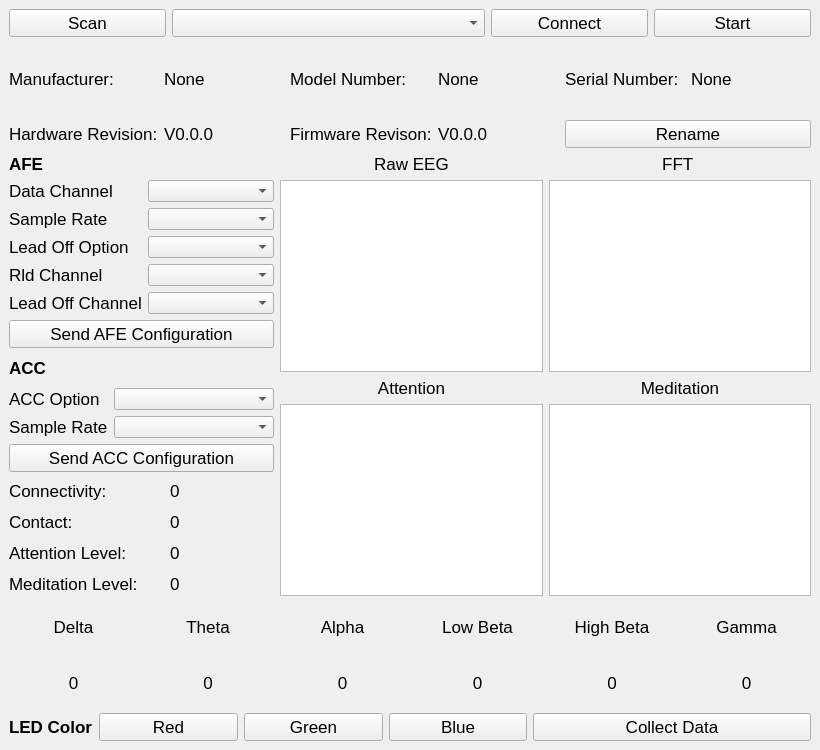
<?xml version="1.0" encoding="UTF-8"?>
<ui version="4.0">
 <class>MainWindow</class>
 <widget class="QMainWindow" name="MainWindow">
  <property name="geometry">
   <rect>
    <x>0</x>
    <y>0</y>
    <width>820</width>
    <height>750</height>
   </rect>
  </property>
  <property name="font">
   <font>
    <family>Arial</family>
   </font>
  </property>
  <property name="windowTitle">
   <string>MainWindow</string>
  </property>
  <widget class="QWidget" name="centralwidget">
   <layout class="QGridLayout" name="gridLayout_7">
    <item row="2" column="0">
     <layout class="QGridLayout" name="gridLayout_2">
      <item row="1" column="0" colspan="2">
       <widget class="QLabel" name="label_afe_data_channel">
        <property name="font">
         <font>
          <family>Arial</family>
          <pointsize>13</pointsize>
          <weight>50</weight>
          <italic>false</italic>
          <bold>false</bold>
          <strikeout>false</strikeout>
         </font>
        </property>
        <property name="text">
         <string>Data Channel</string>
        </property>
       </widget>
      </item>
      <item row="1" column="2" colspan="3">
       <widget class="QComboBox" name="combo_box_afe_data_channel">
        <property name="font">
         <font>
          <family>Arial</family>
         </font>
        </property>
       </widget>
      </item>
      <item row="2" column="2" colspan="3">
       <widget class="QComboBox" name="combo_box_afe_sample_rate">
        <property name="font">
         <font>
          <family>Arial</family>
         </font>
        </property>
       </widget>
      </item>
      <item row="2" column="0" colspan="2">
       <widget class="QLabel" name="label_afe_sample_rate">
        <property name="font">
         <font>
          <family>Arial</family>
          <pointsize>13</pointsize>
          <weight>50</weight>
          <italic>false</italic>
          <bold>false</bold>
          <strikeout>false</strikeout>
         </font>
        </property>
        <property name="text">
         <string>Sample Rate</string>
        </property>
       </widget>
      </item>
      <item row="4" column="2" colspan="3">
       <widget class="QComboBox" name="combo_box_afe_rld_channel">
        <property name="font">
         <font>
          <family>Arial</family>
         </font>
        </property>
       </widget>
      </item>
      <item row="3" column="0" colspan="2">
       <widget class="QLabel" name="label_afe_lead_off_option">
        <property name="font">
         <font>
          <family>Arial</family>
          <pointsize>13</pointsize>
          <weight>50</weight>
          <italic>false</italic>
          <bold>false</bold>
          <strikeout>false</strikeout>
         </font>
        </property>
        <property name="text">
         <string>Lead Off Option</string>
        </property>
       </widget>
      </item>
      <item row="3" column="2" colspan="3">
       <widget class="QComboBox" name="combo_box_afe_lead_off_option">
        <property name="font">
         <font>
          <family>Arial</family>
         </font>
        </property>
       </widget>
      </item>
      <item row="4" column="0" colspan="2">
       <widget class="QLabel" name="label_afe_rld_channel">
        <property name="font">
         <font>
          <family>Arial</family>
          <pointsize>13</pointsize>
          <weight>50</weight>
          <italic>false</italic>
          <bold>false</bold>
          <strikeout>false</strikeout>
         </font>
        </property>
        <property name="text">
         <string>Rld Channel</string>
        </property>
       </widget>
      </item>
      <item row="5" column="0" colspan="2">
       <widget class="QLabel" name="label_afe_lead_off_channel">
        <property name="font">
         <font>
          <family>Arial</family>
          <pointsize>13</pointsize>
          <weight>50</weight>
          <italic>false</italic>
          <bold>false</bold>
          <strikeout>false</strikeout>
         </font>
        </property>
        <property name="text">
         <string>Lead Off Channel</string>
        </property>
       </widget>
      </item>
      <item row="5" column="2" colspan="3">
       <widget class="QComboBox" name="combo_box_afe_lead_off_channel">
        <property name="font">
         <font>
          <family>Arial</family>
         </font>
        </property>
       </widget>
      </item>
      <item row="6" column="0" colspan="5">
       <widget class="QPushButton" name="button_send_afe">
        <property name="font">
         <font>
          <family>Arial</family>
          <pointsize>13</pointsize>
          <italic>false</italic>
         </font>
        </property>
        <property name="text">
         <string>Send AFE Configuration</string>
        </property>
       </widget>
      </item>
      <item row="0" column="0" colspan="5">
       <widget class="QLabel" name="label_afe">
        <property name="font">
         <font>
          <family>Arial</family>
          <pointsize>13</pointsize>
          <weight>75</weight>
          <italic>false</italic>
          <bold>true</bold>
         </font>
        </property>
        <property name="text">
         <string>AFE</string>
        </property>
       </widget>
      </item>
     </layout>
    </item>
    <item row="3" column="0">
     <layout class="QGridLayout" name="gridLayout_3">
      <item row="1" column="0">
       <widget class="QLabel" name="label_acc_option">
        <property name="font">
         <font>
          <family>Arial</family>
          <pointsize>13</pointsize>
          <weight>50</weight>
          <italic>false</italic>
          <bold>false</bold>
          <strikeout>false</strikeout>
         </font>
        </property>
        <property name="text">
         <string>ACC Option</string>
        </property>
       </widget>
      </item>
      <item row="1" column="1" colspan="2">
       <widget class="QComboBox" name="combo_box_acc_option">
        <property name="font">
         <font>
          <family>Arial</family>
         </font>
        </property>
       </widget>
      </item>
      <item row="2" column="0">
       <widget class="QLabel" name="label_acc_sample_rate">
        <property name="font">
         <font>
          <family>Arial</family>
          <pointsize>13</pointsize>
          <weight>50</weight>
          <italic>false</italic>
          <bold>false</bold>
          <strikeout>false</strikeout>
         </font>
        </property>
        <property name="text">
         <string>Sample Rate</string>
        </property>
       </widget>
      </item>
      <item row="2" column="1" colspan="2">
       <widget class="QComboBox" name="combo_box_acc_sample_rate">
        <property name="font">
         <font>
          <family>Arial</family>
         </font>
        </property>
       </widget>
      </item>
      <item row="3" column="0" colspan="3">
       <widget class="QPushButton" name="button_send_acc">
        <property name="font">
         <font>
          <family>Arial</family>
          <pointsize>13</pointsize>
          <italic>false</italic>
         </font>
        </property>
        <property name="text">
         <string>Send ACC Configuration</string>
        </property>
       </widget>
      </item>
      <item row="0" column="0" colspan="3">
       <widget class="QLabel" name="label_acc">
        <property name="font">
         <font>
          <family>Arial</family>
          <pointsize>13</pointsize>
          <weight>75</weight>
          <italic>false</italic>
          <bold>true</bold>
         </font>
        </property>
        <property name="text">
         <string>ACC</string>
        </property>
       </widget>
      </item>
     </layout>
    </item>
    <item row="1" column="0" colspan="3">
     <layout class="QGridLayout" name="gridLayout">
      <property name="sizeConstraint">
       <enum>QLayout::SetDefaultConstraint</enum>
      </property>
      <item row="1" column="0">
       <widget class="QLabel" name="label_hardware_revision">
        <property name="font">
         <font>
          <family>Arial</family>
          <pointsize>13</pointsize>
          <italic>false</italic>
         </font>
        </property>
        <property name="text">
         <string>Hardware Revision:</string>
        </property>
       </widget>
      </item>
      <item row="1" column="3">
       <widget class="QLabel" name="label_firmware_revision_value">
        <property name="font">
         <font>
          <family>Arial</family>
          <pointsize>13</pointsize>
          <italic>false</italic>
         </font>
        </property>
        <property name="text">
         <string>V0.0.0</string>
        </property>
       </widget>
      </item>
      <item row="0" column="1">
       <widget class="QLabel" name="label_manufacturer_value">
        <property name="font">
         <font>
          <family>Arial</family>
          <pointsize>13</pointsize>
          <italic>false</italic>
         </font>
        </property>
        <property name="text">
         <string>None</string>
        </property>
       </widget>
      </item>
      <item row="0" column="5">
       <widget class="QLabel" name="label_serial_number_value">
        <property name="font">
         <font>
          <family>Arial</family>
          <pointsize>13</pointsize>
          <italic>false</italic>
         </font>
        </property>
        <property name="text">
         <string>None</string>
        </property>
       </widget>
      </item>
      <item row="0" column="4">
       <widget class="QLabel" name="label_serial_number">
        <property name="font">
         <font>
          <family>Arial</family>
          <pointsize>13</pointsize>
          <italic>false</italic>
         </font>
        </property>
        <property name="text">
         <string>Serial Number:</string>
        </property>
       </widget>
      </item>
      <item row="0" column="2">
       <widget class="QLabel" name="label_model_number">
        <property name="font">
         <font>
          <family>Arial</family>
          <pointsize>13</pointsize>
          <italic>false</italic>
         </font>
        </property>
        <property name="text">
         <string>Model Number:</string>
        </property>
       </widget>
      </item>
      <item row="1" column="2">
       <widget class="QLabel" name="label_firmware_revision">
        <property name="font">
         <font>
          <family>Arial</family>
          <pointsize>13</pointsize>
          <italic>false</italic>
         </font>
        </property>
        <property name="text">
         <string>Firmware Revison:</string>
        </property>
       </widget>
      </item>
      <item row="0" column="0">
       <widget class="QLabel" name="label_manufacturer">
        <property name="font">
         <font>
          <family>Arial</family>
          <pointsize>13</pointsize>
          <italic>false</italic>
         </font>
        </property>
        <property name="text">
         <string>Manufacturer:</string>
        </property>
       </widget>
      </item>
      <item row="0" column="3">
       <widget class="QLabel" name="label_model_number_value">
        <property name="font">
         <font>
          <family>Arial</family>
          <pointsize>13</pointsize>
          <italic>false</italic>
         </font>
        </property>
        <property name="text">
         <string>None</string>
        </property>
       </widget>
      </item>
      <item row="1" column="1">
       <widget class="QLabel" name="label_hardware_revision_value">
        <property name="font">
         <font>
          <family>Arial</family>
          <pointsize>13</pointsize>
          <italic>false</italic>
         </font>
        </property>
        <property name="text">
         <string>V0.0.0</string>
        </property>
       </widget>
      </item>
      <item row="1" column="4" colspan="2">
       <widget class="QPushButton" name="button_rename">
        <property name="font">
         <font>
          <family>Arial</family>
          <pointsize>13</pointsize>
          <italic>false</italic>
         </font>
        </property>
        <property name="text">
         <string>Rename</string>
        </property>
       </widget>
      </item>
     </layout>
    </item>
    <item row="4" column="0">
     <layout class="QGridLayout" name="gridLayout_5">
      <item row="3" column="0" colspan="3">
       <widget class="QLabel" name="label_meditation_level">
        <property name="font">
         <font>
          <family>Arial</family>
          <pointsize>13</pointsize>
          <weight>50</weight>
          <italic>false</italic>
          <bold>false</bold>
          <strikeout>false</strikeout>
         </font>
        </property>
        <property name="text">
         <string>Meditation Level:</string>
        </property>
       </widget>
      </item>
      <item row="3" column="3" colspan="2">
       <widget class="QLabel" name="label_meditation_level_value">
        <property name="font">
         <font>
          <family>Arial</family>
          <pointsize>13</pointsize>
          <weight>50</weight>
          <italic>false</italic>
          <bold>false</bold>
          <strikeout>false</strikeout>
         </font>
        </property>
        <property name="text">
         <string>0</string>
        </property>
       </widget>
      </item>
      <item row="2" column="3" colspan="2">
       <widget class="QLabel" name="label_attention_level_value">
        <property name="font">
         <font>
          <family>Arial</family>
          <pointsize>13</pointsize>
          <weight>50</weight>
          <italic>false</italic>
          <bold>false</bold>
          <strikeout>false</strikeout>
         </font>
        </property>
        <property name="text">
         <string>0</string>
        </property>
       </widget>
      </item>
      <item row="1" column="3" colspan="2">
       <widget class="QLabel" name="label_contact_value">
        <property name="font">
         <font>
          <family>Arial</family>
          <pointsize>13</pointsize>
          <weight>50</weight>
          <italic>false</italic>
          <bold>false</bold>
          <strikeout>false</strikeout>
         </font>
        </property>
        <property name="text">
         <string>0</string>
        </property>
       </widget>
      </item>
      <item row="0" column="3" colspan="2">
       <widget class="QLabel" name="label_connectivity_value">
        <property name="font">
         <font>
          <family>Arial</family>
          <pointsize>13</pointsize>
          <weight>50</weight>
          <italic>false</italic>
          <bold>false</bold>
          <strikeout>false</strikeout>
         </font>
        </property>
        <property name="text">
         <string>0</string>
        </property>
       </widget>
      </item>
      <item row="0" column="0" colspan="3">
       <widget class="QLabel" name="label_connectivity">
        <property name="font">
         <font>
          <family>Arial</family>
          <pointsize>13</pointsize>
          <weight>50</weight>
          <italic>false</italic>
          <bold>false</bold>
          <strikeout>false</strikeout>
         </font>
        </property>
        <property name="text">
         <string>Connectivity:</string>
        </property>
       </widget>
      </item>
      <item row="1" column="0" colspan="3">
       <widget class="QLabel" name="label_contact">
        <property name="font">
         <font>
          <family>Arial</family>
          <pointsize>13</pointsize>
          <weight>50</weight>
          <italic>false</italic>
          <bold>false</bold>
          <strikeout>false</strikeout>
         </font>
        </property>
        <property name="text">
         <string>Contact:</string>
        </property>
       </widget>
      </item>
      <item row="2" column="0" colspan="3">
       <widget class="QLabel" name="label_attention_level">
        <property name="font">
         <font>
          <family>Arial</family>
          <pointsize>13</pointsize>
          <weight>50</weight>
          <italic>false</italic>
          <bold>false</bold>
          <strikeout>false</strikeout>
         </font>
        </property>
        <property name="text">
         <string>Attention Level:</string>
        </property>
       </widget>
      </item>
     </layout>
    </item>
    <item row="6" column="0" colspan="3">
     <layout class="QHBoxLayout" name="horizontalLayout_3">
      <item>
       <widget class="QLabel" name="label_led_color">
        <property name="font">
         <font>
          <family>Arial</family>
          <pointsize>13</pointsize>
          <weight>75</weight>
          <italic>false</italic>
          <bold>true</bold>
         </font>
        </property>
        <property name="text">
         <string>LED Color</string>
        </property>
       </widget>
      </item>
      <item>
       <widget class="QPushButton" name="button_red">
        <property name="sizePolicy">
         <sizepolicy hsizetype="Minimum" vsizetype="Fixed">
          <horstretch>1</horstretch>
          <verstretch>0</verstretch>
         </sizepolicy>
        </property>
        <property name="font">
         <font>
          <family>Arial</family>
          <pointsize>13</pointsize>
          <italic>false</italic>
         </font>
        </property>
        <property name="text">
         <string>Red</string>
        </property>
       </widget>
      </item>
      <item>
       <widget class="QPushButton" name="button_green">
        <property name="sizePolicy">
         <sizepolicy hsizetype="Minimum" vsizetype="Fixed">
          <horstretch>1</horstretch>
          <verstretch>0</verstretch>
         </sizepolicy>
        </property>
        <property name="font">
         <font>
          <family>Arial</family>
          <pointsize>13</pointsize>
          <italic>false</italic>
         </font>
        </property>
        <property name="text">
         <string>Green</string>
        </property>
       </widget>
      </item>
      <item>
       <widget class="QPushButton" name="button_blue">
        <property name="sizePolicy">
         <sizepolicy hsizetype="Minimum" vsizetype="Fixed">
          <horstretch>1</horstretch>
          <verstretch>0</verstretch>
         </sizepolicy>
        </property>
        <property name="font">
         <font>
          <family>Arial</family>
          <pointsize>13</pointsize>
          <italic>false</italic>
         </font>
        </property>
        <property name="text">
         <string>Blue</string>
        </property>
       </widget>
      </item>
      <item>
       <widget class="QPushButton" name="button_collect_data">
        <property name="sizePolicy">
         <sizepolicy hsizetype="Minimum" vsizetype="Fixed">
          <horstretch>2</horstretch>
          <verstretch>0</verstretch>
         </sizepolicy>
        </property>
        <property name="font">
         <font>
          <family>Arial</family>
          <pointsize>13</pointsize>
          <italic>false</italic>
         </font>
        </property>
        <property name="text">
         <string>Collect Data</string>
        </property>
       </widget>
      </item>
     </layout>
    </item>
    <item row="5" column="0" colspan="3">
     <layout class="QGridLayout" name="gridLayout_4">
      <item row="0" column="0">
       <widget class="QLabel" name="label_beta">
        <property name="font">
         <font>
          <family>Arial</family>
          <pointsize>13</pointsize>
          <italic>false</italic>
         </font>
        </property>
        <property name="text">
         <string>Delta</string>
        </property>
        <property name="alignment">
         <set>Qt::AlignCenter</set>
        </property>
       </widget>
      </item>
      <item row="0" column="1">
       <widget class="QLabel" name="label_theta">
        <property name="font">
         <font>
          <family>Arial</family>
          <pointsize>13</pointsize>
          <italic>false</italic>
         </font>
        </property>
        <property name="text">
         <string>Theta</string>
        </property>
        <property name="alignment">
         <set>Qt::AlignCenter</set>
        </property>
       </widget>
      </item>
      <item row="0" column="2">
       <widget class="QLabel" name="label_alpha">
        <property name="font">
         <font>
          <family>Arial</family>
          <pointsize>13</pointsize>
          <italic>false</italic>
         </font>
        </property>
        <property name="text">
         <string>Alpha</string>
        </property>
        <property name="alignment">
         <set>Qt::AlignCenter</set>
        </property>
       </widget>
      </item>
      <item row="0" column="3">
       <widget class="QLabel" name="label_low_beta">
        <property name="font">
         <font>
          <family>Arial</family>
          <pointsize>13</pointsize>
          <italic>false</italic>
         </font>
        </property>
        <property name="text">
         <string>Low Beta</string>
        </property>
        <property name="alignment">
         <set>Qt::AlignCenter</set>
        </property>
       </widget>
      </item>
      <item row="0" column="4">
       <widget class="QLabel" name="label_high_beta">
        <property name="font">
         <font>
          <family>Arial</family>
          <pointsize>13</pointsize>
          <italic>false</italic>
         </font>
        </property>
        <property name="text">
         <string>High Beta</string>
        </property>
        <property name="alignment">
         <set>Qt::AlignCenter</set>
        </property>
       </widget>
      </item>
      <item row="0" column="5">
       <widget class="QLabel" name="label_gamma">
        <property name="font">
         <font>
          <family>Arial</family>
          <pointsize>13</pointsize>
          <italic>false</italic>
         </font>
        </property>
        <property name="text">
         <string>Gamma</string>
        </property>
        <property name="alignment">
         <set>Qt::AlignCenter</set>
        </property>
       </widget>
      </item>
      <item row="1" column="0">
       <widget class="QLabel" name="label_delta_value">
        <property name="font">
         <font>
          <family>Arial</family>
          <pointsize>13</pointsize>
          <italic>false</italic>
         </font>
        </property>
        <property name="text">
         <string>0</string>
        </property>
        <property name="alignment">
         <set>Qt::AlignCenter</set>
        </property>
       </widget>
      </item>
      <item row="1" column="1">
       <widget class="QLabel" name="label_theta_value">
        <property name="font">
         <font>
          <family>Arial</family>
          <pointsize>13</pointsize>
          <italic>false</italic>
         </font>
        </property>
        <property name="text">
         <string>0</string>
        </property>
        <property name="alignment">
         <set>Qt::AlignCenter</set>
        </property>
       </widget>
      </item>
      <item row="1" column="2">
       <widget class="QLabel" name="label_alpha_value">
        <property name="font">
         <font>
          <family>Arial</family>
          <pointsize>13</pointsize>
          <italic>false</italic>
         </font>
        </property>
        <property name="text">
         <string>0</string>
        </property>
        <property name="alignment">
         <set>Qt::AlignCenter</set>
        </property>
       </widget>
      </item>
      <item row="1" column="3">
       <widget class="QLabel" name="label_low_beta_value">
        <property name="font">
         <font>
          <family>Arial</family>
          <pointsize>13</pointsize>
          <italic>false</italic>
         </font>
        </property>
        <property name="text">
         <string>0</string>
        </property>
        <property name="alignment">
         <set>Qt::AlignCenter</set>
        </property>
       </widget>
      </item>
      <item row="1" column="4">
       <widget class="QLabel" name="label_high_beta_value">
        <property name="font">
         <font>
          <family>Arial</family>
          <pointsize>13</pointsize>
          <italic>false</italic>
         </font>
        </property>
        <property name="text">
         <string>0</string>
        </property>
        <property name="alignment">
         <set>Qt::AlignCenter</set>
        </property>
       </widget>
      </item>
      <item row="1" column="5">
       <widget class="QLabel" name="label_gamma_value">
        <property name="font">
         <font>
          <family>Arial</family>
          <pointsize>13</pointsize>
          <italic>false</italic>
         </font>
        </property>
        <property name="text">
         <string>0</string>
        </property>
        <property name="alignment">
         <set>Qt::AlignCenter</set>
        </property>
       </widget>
      </item>
     </layout>
    </item>
    <item row="2" column="1" rowspan="3" colspan="2">
     <layout class="QGridLayout" name="gridLayout_6">
      <item row="0" column="1">
       <widget class="QLabel" name="label_fft">
        <property name="font">
         <font>
          <family>Arial</family>
          <pointsize>13</pointsize>
          <weight>50</weight>
          <italic>false</italic>
          <bold>false</bold>
          <strikeout>false</strikeout>
         </font>
        </property>
        <property name="text">
         <string>FFT </string>
        </property>
        <property name="alignment">
         <set>Qt::AlignCenter</set>
        </property>
       </widget>
      </item>
      <item row="0" column="0">
       <widget class="QLabel" name="label_raw_eeg">
        <property name="font">
         <font>
          <family>Arial</family>
          <pointsize>13</pointsize>
          <italic>false</italic>
         </font>
        </property>
        <property name="text">
         <string>Raw EEG</string>
        </property>
        <property name="alignment">
         <set>Qt::AlignCenter</set>
        </property>
       </widget>
      </item>
      <item row="1" column="0">
       <widget class="PlotWidget" name="plot_raw_data">
        <property name="font">
         <font>
          <family>Arial</family>
         </font>
        </property>
       </widget>
      </item>
      <item row="1" column="1">
       <widget class="PlotWidget" name="plot_fft">
        <property name="font">
         <font>
          <family>Arial</family>
         </font>
        </property>
       </widget>
      </item>
      <item row="3" column="0">
       <widget class="PlotWidget" name="plot_attention">
        <property name="font">
         <font>
          <family>Arial</family>
         </font>
        </property>
       </widget>
      </item>
      <item row="2" column="1">
       <widget class="QLabel" name="label_meditation_curve">
        <property name="font">
         <font>
          <family>Arial</family>
          <pointsize>13</pointsize>
          <weight>50</weight>
          <italic>false</italic>
          <bold>false</bold>
          <strikeout>false</strikeout>
         </font>
        </property>
        <property name="text">
         <string>Meditation</string>
        </property>
        <property name="alignment">
         <set>Qt::AlignCenter</set>
        </property>
       </widget>
      </item>
      <item row="2" column="0">
       <widget class="QLabel" name="label_attention_curve">
        <property name="font">
         <font>
          <family>Arial</family>
          <pointsize>13</pointsize>
          <weight>50</weight>
          <italic>false</italic>
          <bold>false</bold>
          <strikeout>false</strikeout>
         </font>
        </property>
        <property name="text">
         <string>Attention</string>
        </property>
        <property name="alignment">
         <set>Qt::AlignCenter</set>
        </property>
       </widget>
      </item>
      <item row="3" column="1">
       <widget class="PlotWidget" name="plot_meditation">
        <property name="font">
         <font>
          <family>Arial</family>
         </font>
        </property>
       </widget>
      </item>
     </layout>
    </item>
    <item row="0" column="0" colspan="3">
     <layout class="QHBoxLayout" name="horizontalLayout">
      <item>
       <widget class="QPushButton" name="button_scan">
        <property name="sizePolicy">
         <sizepolicy hsizetype="Minimum" vsizetype="Fixed">
          <horstretch>1</horstretch>
          <verstretch>0</verstretch>
         </sizepolicy>
        </property>
        <property name="font">
         <font>
          <family>Arial</family>
          <pointsize>13</pointsize>
          <weight>50</weight>
          <italic>false</italic>
          <bold>false</bold>
          <strikeout>false</strikeout>
         </font>
        </property>
        <property name="text">
         <string>Scan</string>
        </property>
       </widget>
      </item>
      <item>
       <widget class="QComboBox" name="combo_box_device_list">
        <property name="sizePolicy">
         <sizepolicy hsizetype="Preferred" vsizetype="Fixed">
          <horstretch>2</horstretch>
          <verstretch>0</verstretch>
         </sizepolicy>
        </property>
        <property name="font">
         <font>
          <family>Arial</family>
          <pointsize>13</pointsize>
         </font>
        </property>
       </widget>
      </item>
      <item>
       <widget class="QPushButton" name="button_connect">
        <property name="sizePolicy">
         <sizepolicy hsizetype="Minimum" vsizetype="Fixed">
          <horstretch>1</horstretch>
          <verstretch>0</verstretch>
         </sizepolicy>
        </property>
        <property name="font">
         <font>
          <family>Arial</family>
          <pointsize>13</pointsize>
         </font>
        </property>
        <property name="text">
         <string>Connect</string>
        </property>
       </widget>
      </item>
      <item>
       <widget class="QPushButton" name="button_start">
        <property name="sizePolicy">
         <sizepolicy hsizetype="Minimum" vsizetype="Fixed">
          <horstretch>1</horstretch>
          <verstretch>0</verstretch>
         </sizepolicy>
        </property>
        <property name="font">
         <font>
          <family>Arial</family>
          <pointsize>13</pointsize>
         </font>
        </property>
        <property name="text">
         <string>Start</string>
        </property>
       </widget>
      </item>
     </layout>
    </item>
   </layout>
  </widget>
 </widget>
 <customwidgets>
  <customwidget>
   <class>PlotWidget</class>
   <extends>QGraphicsView</extends>
   <header>pyqtgraph.h</header>
  </customwidget>
 </customwidgets>
 <resources/>
 <connections/>
</ui>
